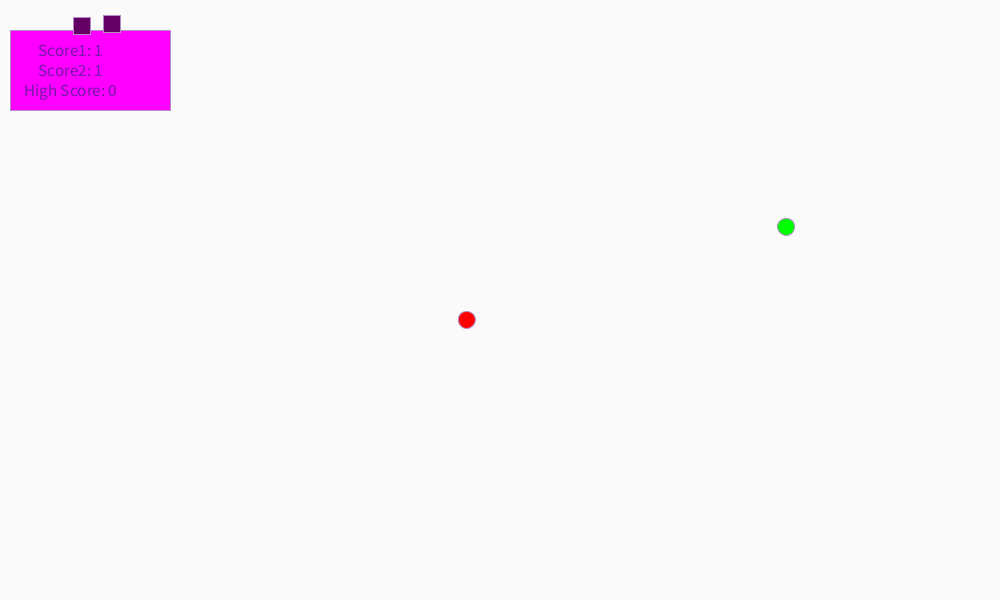
Frame 1 (no input)
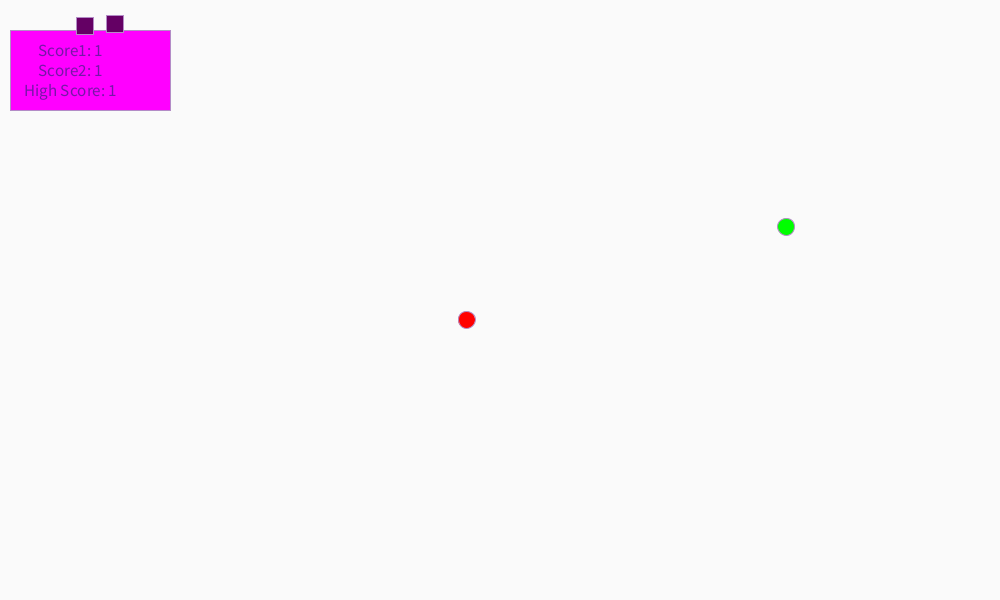
Frame 60 (the mouse pressed at the canvas centre just before this capture)
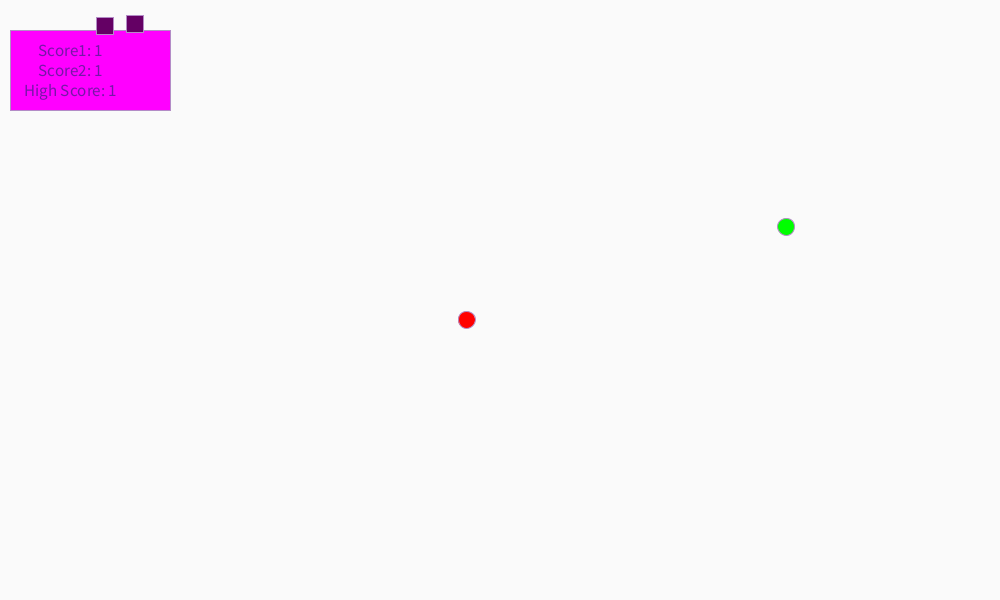
Frame 120 (the mouse held since frame 60 and released just before this capture)

The Processing sketch that drew these frames (run headless with seeded random() and noise(); from frame 60 on, the mouse is pressed at the canvas centre):

// Processing sketch: lab5
// ── lab5.pde
Snake []snakes = { new Snake(), new Snake() };
Food food;
Mushroom mushroom;
int highScore;

void setup(){
  size(1000, 600);
  frameRate(30);
  food = new Food();
  mushroom = new Mushroom();
  rectMode(CENTER);
  textAlign(CENTER, CENTER);
  
  highScore = 0;
}

void draw(){
  background(250, 250, 250);
  drawScoreboard();
  
  food.display();
  mushroom.display();
  
  for (Snake snake: snakes) {
    snake.move();
    snake.display();
    
    if(dist(food.xpos, food.ypos, snake.xpos.get(0), snake.ypos.get(0)) < snake.sidelen) {
      food.reset();
      snake.addLink();
    }
    
    if(dist(mushroom.xpos, mushroom.ypos, snake.xpos.get(0), snake.ypos.get(0)) < snake.sidelen) {
      mushroom.reset();
      snake.removeLink();
    }
    
    if(snake.len > highScore){
      highScore= snake.len;
    }
  }
}

void keyPressed(){
  if(key == CODED){
    if(keyCode == LEFT){
      snakes[0].dir = "left";
    }
    if(keyCode == RIGHT){
      snakes[0].dir = "right";
    }
    if(keyCode == UP){
      snakes[0].dir = "up";
    }
    if(keyCode == DOWN){
      snakes[0].dir = "down";
    }
  }
  switch ((""+key).toLowerCase()) {
    case "w": snakes[1].dir = "up"; break;
    case "s": snakes[1].dir = "down"; break;
    case "a": snakes[1].dir = "left"; break;
    case "d": snakes[1].dir = "right"; break;
    default: break;
  }
}


  void drawScoreboard(){ 
    // draw scoreboard
    stroke(179, 140, 198);
    fill(255, 0 ,255);
    rect(90, 70, 160, 80);
    fill(118, 22, 167);
    textSize(17);
    text("Score1: " + snakes[0].len, 70, 50);
    text("Score2: " + snakes[1].len, 70, 70);
    
    fill(118, 22, 167);
    textSize(17);
    text( "High Score: " + highScore, 70, 90);
  }

class Food{
  float xpos, ypos;
  
    //constructor
  Food(){
    xpos = random(100, width - 100);
    ypos = random(100, height - 100);
  }
    
  // functions
 void display(){
   fill(0, 255, 0);
   ellipse(xpos, ypos, 17, 17);
 }
 
  void reset(){
    xpos = random(100, width - 100);
    ypos = random(100, height - 100);
 }   
}

class Mushroom extends Food {

  Mushroom() {
    super();
  }
  
  @Override
  void display() {
    fill(255, 0, 0);
    ellipse(xpos, ypos, 17, 17);
  }
  
}

class Snake{
  
  //define varibles
  int len;
  float sidelen;
  String dir; 
  ArrayList <Float> xpos, ypos;
  
  // constructor
  Snake(){
    len = 1;
    sidelen = 17;
    dir = "right";
    xpos = new ArrayList();
    ypos = new ArrayList();  
    xpos.add(random(width));
    ypos.add(random(height));
  }
  
  
  void move(){
   for(int i = len - 1; i > 0; i = i -1 ){
    xpos.set(i, xpos.get(i - 1));
    ypos.set(i, ypos.get(i - 1));  
   } 
   if(dir == "left"){
     xpos.set(0, xpos.get(0) - sidelen);
   }
   if(dir == "right"){
     xpos.set(0, xpos.get(0) + sidelen);
   }
   
   if(dir == "up"){
     ypos.set(0, ypos.get(0) - sidelen);
  
   }
   
   if(dir == "down"){
     ypos.set(0, ypos.get(0) + sidelen);
   }
   xpos.set(0, (xpos.get(0) + width) % width);
   ypos.set(0, (ypos.get(0) + height) % height);
   
    // check if hit itself and if so cut off the tail
    if(checkHit()){
      len = 1;
      float xtemp = xpos.get(0);
      float ytemp = ypos.get(0);
      xpos.clear();
      ypos.clear();
      xpos.add(xtemp);
      ypos.add(ytemp);
    }
  }
  
  
  
  void display(){
    for(int i = 0; i <len; i++){
      stroke(179, 140, 198);
      fill(100, 0, 100, map(i-1, 0, len-1, 250, 50));
      rect(xpos.get(i), ypos.get(i), sidelen, sidelen);
    }  
  }
  
  
  void addLink(){
    xpos.add( xpos.get(len-1) + sidelen);
    ypos.add( ypos.get(len-1) + sidelen);
    len++;
  }
  
  void removeLink() {
    if (len == 1) return;
    xpos.remove(len-1);
    ypos.remove(len-1);
    len--;
  }
  
   boolean checkHit(){
    for(int i = 1; i < len; i++){
     if( dist(xpos.get(0), ypos.get(0), xpos.get(i), ypos.get(i)) < sidelen){
       return true;
     } 
    } 
    return false;
   } 
}
